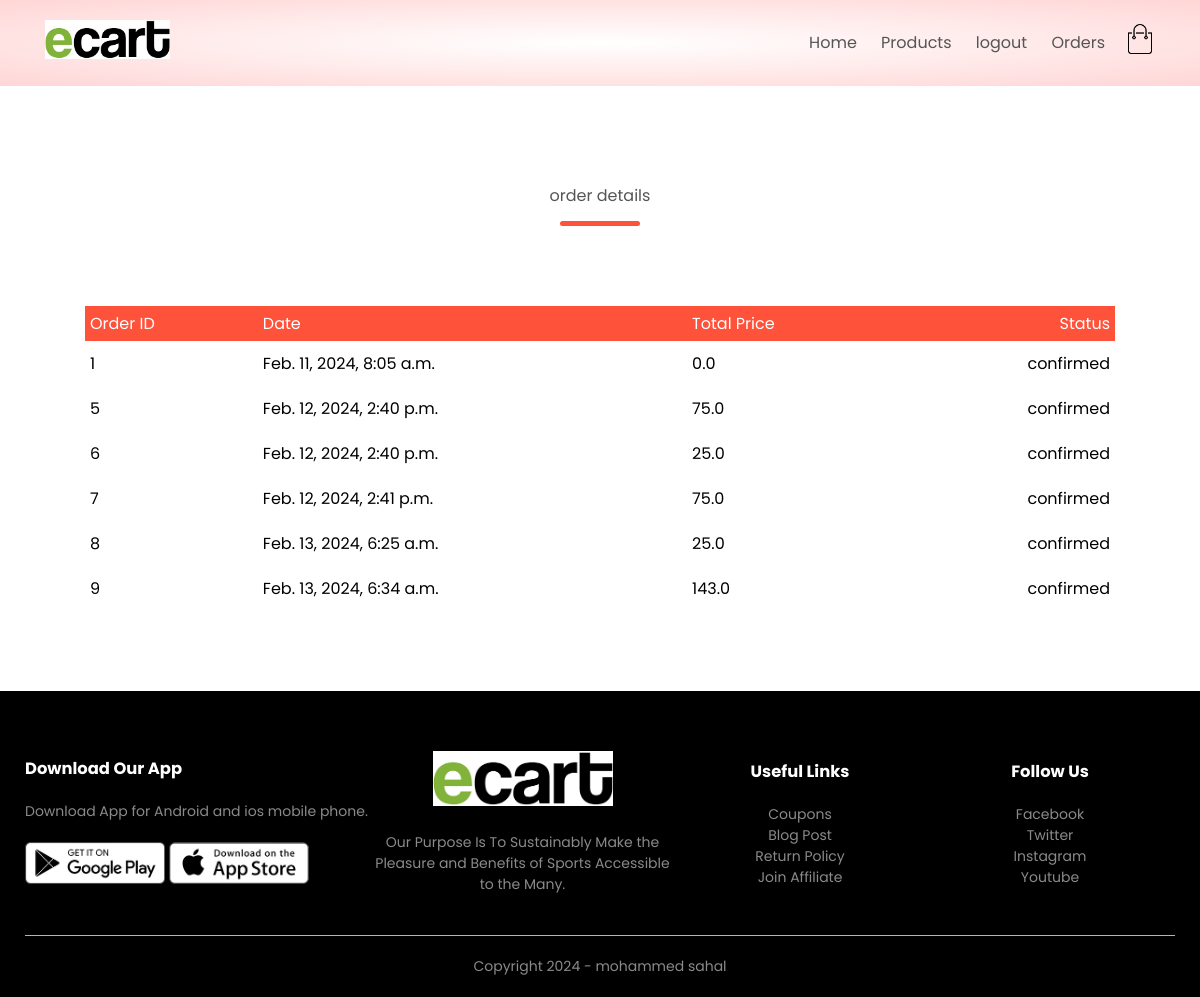
Screenshot of /orders/orders (signed in) with the database file from the repository.
### orders/models.py (models this page shows)
class Order(models.Model):
    LIVE=1
    DELETE=0
    DELETE_CHOICES=((LIVE,'live'),(DELETE,'delete'))
    CART_STAGE=0
    ORDER_CONFIRMED=1
    ORDER_PROCESSED=2
    ORDER_DELIVERED=3
    ORDER_REJECTED=4
    STATUS_CHOICE=((ORDER_PROCESSED,"ORDER_PROCESSED"),
                   (ORDER_DELIVERED,"ORDER_DELIVERED"),
                   (ORDER_REJECTED,"ORDER_REJECTED"),
                   )
    order_status=models.IntegerField(choices=STATUS_CHOICE,default=CART_STAGE)
    total_price=models.FloatField(default=0)
    owner=models.ForeignKey(Customer,on_delete=models.SET_NULL,null=True,related_name='orders')
    delete_status = models.IntegerField(choices=DELETE_CHOICES,default=LIVE)
    created_at = models.DateTimeField(auto_now_add=True)
    updated_at = models.DateTimeField(auto_now=True)

### orders/views.py (the view)
# urls.py: path('orders',views.show_orders,name='orders'),
@login_required(login_url='account')
def show_orders(request):
    user=request.user
    customer=user.customer_profile
    all_orders=Order.objects.filter(owner=customer).exclude(order_status=Order.CART_STAGE)
    context={'orders':all_orders}
    return render(request,'orders.html',context)

### orders/templatetags/get_status.py (called while the page is built)
@register.simple_tag(name='get_status')
def get_status(status):
    status=status-1
    status_array=['confirmed','processed','delivered','rejected']
    return status_array[status]

### templates/orders.html
{% extends 'blank_layout.html' %}
{% block content %}
{% if messages %}
    {% for message in messages %}
        <li class="{{ message.tags }}">{{ message }}</li>
    {% endfor %}
{% else %}
{% include 'order_container.html' %}
{% endif %}
{% endblock content %}

### templates/order_container.html
{% load static %}
{% load get_status %}
<div class="small-container cart-page">
    {% if orders %}
    <P class="title">order details</P>
    <table>
        <tbody><tr>
            <th>Order ID</th>
            <th>Date</th>
            <th>Total Price</th>
            <th>Status</th>
        </tr>
        {% for order in orders %}
        <tr>
            <td>{{ order.id }}</td>
            <td>{{ order.created_at }}</td>
            <td>{{ order.total_price }}</td>
            <td>{% get_status order.order_status %}</td>
        </tr>
        {% endfor %}
    </tbody></table>
    {% else %}
    <P class="title">No orders</P>
    <div class="col-2">
        <img src="{% static 'images/image1.png' %}">
    </div>
    {% endif %}
</div>

### static/css/style.css (style rules this page uses)
* { margin: 0; padding: 0; box-sizing: border-box; }
body { font-family: 'Poppins', sans-serif; }
p { color: #555; }
.small-container { max-width: 1080px; margin: auto; padding-left: 25px; padding-right: 25px; }
.title { text-align: center; margin: 0 auto 80px; position: relative; line-height: 60px; color: #555; }
.title::after { content: ''; background: #ff523b; width: 80px; height: 5px; border-radius: 5px; position: absolute; bottom: 0; left: 50%; transform: translateX(-50%); }
.cart-page { margin: 80px auto; }
table { width: 100%; border-collapse: collapse; }
th { text-align: left; padding: 5px; color: #fff; background: #ff523b; font-weight: normal; }
td { padding: 10px 5px; }
td:last-child { text-align: right; }
th:last-child { text-align: right; }

### rows the page displays
Order: id "1", created_at "Feb. 11, 2024, 8:05 a.m.", total_price "0.0", order_status "confirmed"
Order: id "5", created_at "Feb. 12, 2024, 2:40 p.m.", total_price "75.0", order_status "confirmed"
Order: id "6", created_at "Feb. 12, 2024, 2:40 p.m.", total_price "25.0", order_status "confirmed"
Order: id "7", created_at "Feb. 12, 2024, 2:41 p.m.", total_price "75.0", order_status "confirmed"
Order: id "8", created_at "Feb. 13, 2024, 6:25 a.m.", total_price "25.0", order_status "confirmed"
Order: id "9", created_at "Feb. 13, 2024, 6:34 a.m.", total_price "143.0", order_status "confirmed"
